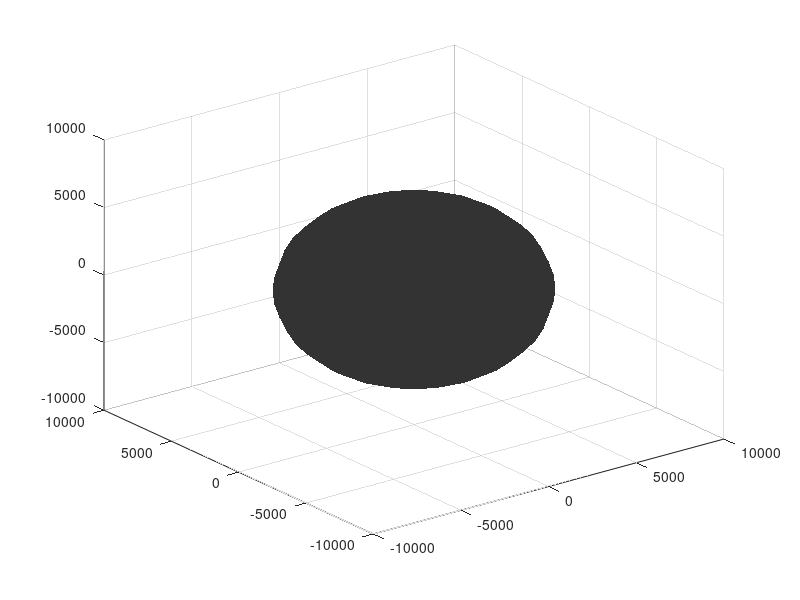

Write the MATLAB code that produced this figure. (Note: this script raises an error after producing the figure.)

[X,Y,Z] = sphere();
X = X*6400;
Y = Y*6400;
Z = Z*6400;

%% Earth overview

figure('Name','Main')
view(3)
surf(X,Y,Z,'FaceColor',[0.2,0.2,0.2]','EdgeAlpha',0.2,'DisplayName','Earth')
hold on

quiver3(0,0,0,h_normv(1),h_normv(2),h_normv(3),20000,'LineWidth',1.2,'DisplayName','anguler momentum')
quiver3(0,0,0,e_vector(1),e_vector(2),e_vector(3),20000,'LineWidth',1.2,'DisplayName','eccentricity vector')
plot3(orbit(1,:),orbit(2,:),orbit(3,:),'DisplayName','orbit')
plot3(r1(1),r1(2),r1(3),'Marker','.','MarkerSize',20,'Color',[0.9,0.1,0.1],'DisplayName','r1')
plot3(r2(1),r2(2),r2(3),'Marker','.','MarkerSize',20,'Color',[0.1,0.7,0.1],'DisplayName','r2')

hold off

legend('Location','northeast')
grid on
xlim([-2,2]*1e4);
ylim([-2,2]*1e4);
zlim([-2,2]*1e4);
